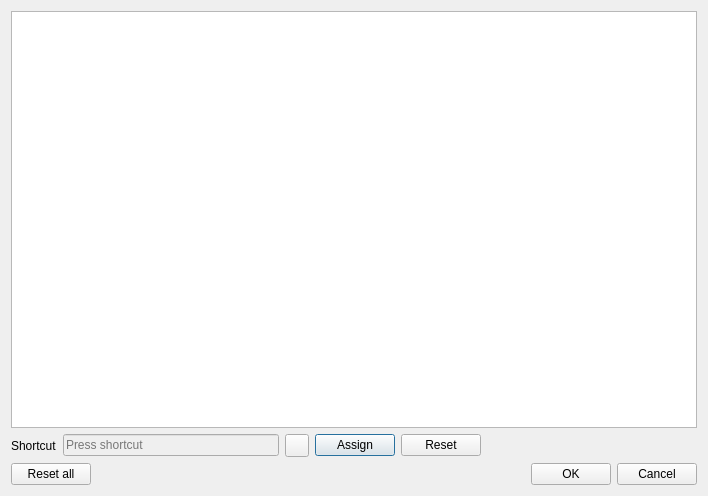
<?xml version="1.0" encoding="UTF-8"?>
<ui version="4.0">
 <class>ShortcutDialog</class>
 <widget class="QDialog" name="ShortcutDialog">
  <property name="geometry">
   <rect>
    <x>0</x>
    <y>0</y>
    <width>708</width>
    <height>496</height>
   </rect>
  </property>
  <property name="windowTitle">
   <string>Shortcut settings</string>
  </property>
  <layout class="QVBoxLayout" name="verticalLayout_2">
   <item>
    <layout class="QVBoxLayout" name="verticalLayout">
     <item>
      <widget class="QTreeView" name="treeView"/>
     </item>
     <item>
      <layout class="QHBoxLayout" name="horizontalLayout_2">
       <item>
        <widget class="QLabel" name="label">
         <property name="text">
          <string>Shortcut</string>
         </property>
        </widget>
       </item>
       <item>
        <widget class="QKeySequenceEdit" name="keySequenceEdit">
         <property name="enabled">
          <bool>false</bool>
         </property>
         <property name="styleSheet">
          <string notr="true">:focus
{
   background-color:rgb(255, 255, 0);
}
</string>
         </property>
        </widget>
       </item>
       <item>
        <widget class="QToolButton" name="toolButton">
         <property name="text">
          <string/>
         </property>
         <property name="icon">
          <iconset resource="resource.qrc">
           <normaloff>:/res/qt/cleartext-16.png</normaloff>:/res/qt/cleartext-16.png</iconset>
         </property>
        </widget>
       </item>
       <item>
        <widget class="QPushButton" name="pushButton_4">
         <property name="text">
          <string>Assign</string>
         </property>
        </widget>
       </item>
       <item>
        <widget class="QPushButton" name="pushButton_3">
         <property name="text">
          <string>Reset</string>
         </property>
        </widget>
       </item>
       <item>
        <spacer name="horizontalSpacer_3">
         <property name="orientation">
          <enum>Qt::Horizontal</enum>
         </property>
         <property name="sizeHint" stdset="0">
          <size>
           <width>40</width>
           <height>20</height>
          </size>
         </property>
        </spacer>
       </item>
      </layout>
     </item>
    </layout>
   </item>
   <item>
    <layout class="QHBoxLayout" name="horizontalLayout">
     <item>
      <widget class="QPushButton" name="pushButton_5">
       <property name="text">
        <string>Reset all</string>
       </property>
      </widget>
     </item>
     <item>
      <spacer name="horizontalSpacer">
       <property name="orientation">
        <enum>Qt::Horizontal</enum>
       </property>
       <property name="sizeHint" stdset="0">
        <size>
         <width>40</width>
         <height>20</height>
        </size>
       </property>
      </spacer>
     </item>
     <item>
      <widget class="QPushButton" name="pushButton">
       <property name="text">
        <string>OK</string>
       </property>
      </widget>
     </item>
     <item>
      <widget class="QPushButton" name="pushButton_2">
       <property name="text">
        <string>Cancel</string>
       </property>
      </widget>
     </item>
    </layout>
   </item>
  </layout>
 </widget>
 <resources>
  <include location="resource.qrc"/>
 </resources>
 <connections/>
</ui>
